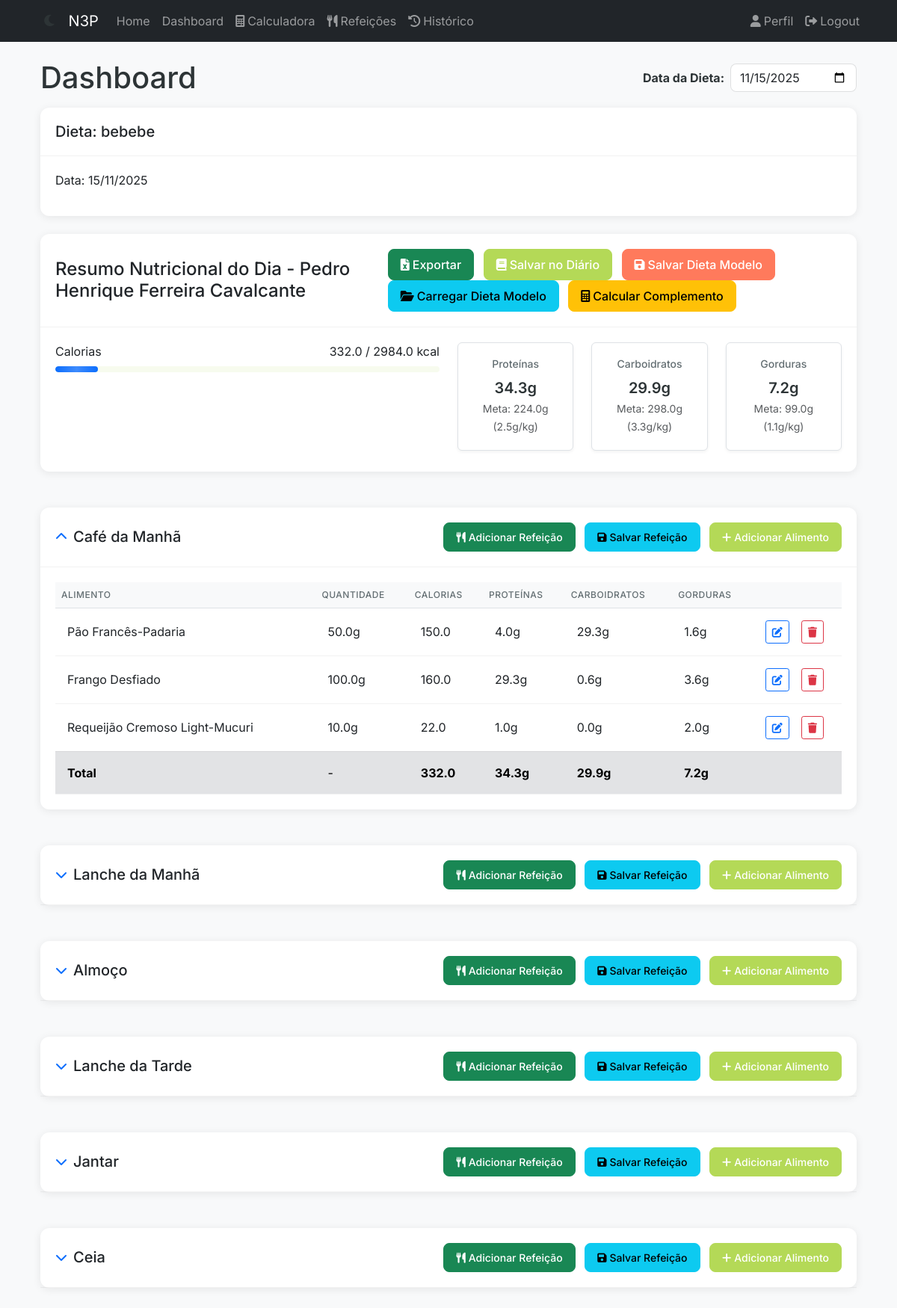
/dashboard (signed in), run on the app's committed database.
### app/models/diet.py (models this page shows, shortened)
class Diet(db.Model):
    __tablename__ = "diets"
    id = db.Column(db.Integer, primary_key=True)
    name = db.Column(db.String(100), nullable=False)
    user_id = db.Column(db.Integer, db.ForeignKey("users.id"), nullable=False)
    date = db.Column(db.Date, nullable=True)  # NULL = dieta modelo, com valor = dieta do dia
    created_at = db.Column(db.DateTime, nullable=False, default=datetime.utcnow)
    updated_at = db.Column(db.DateTime, nullable=False, default=datetime.utcnow, onupdate=datetime.utcnow)
    meals_data = db.Column(db.JSON, nullable=True)
    __table_args__ = (db.UniqueConstraint("user_id", "date", name="unique_user_diet_date"),)

### app/models/user.py (models this page shows, shortened)
class User(UserMixin, db.Model):
    __tablename__ = "users"
    id = db.Column(db.Integer, primary_key=True)
    username = db.Column(db.String(80), unique=True, nullable=False)
    email = db.Column(db.String(120), unique=True, nullable=False)
    password_hash = db.Column(db.String(128))
    created_at = db.Column(db.DateTime, default=datetime.utcnow)
    updated_at = db.Column(db.DateTime, default=datetime.utcnow, onupdate=datetime.utcnow)
    nome = db.Column(db.String(100), nullable=False)
    idade = db.Column(db.Integer, nullable=False)
    altura = db.Column(db.Float, nullable=False)  # altura em metros
    peso = db.Column(db.Float, nullable=False)  # peso em kg
    sexo = db.Column(
        db.String(1), nullable=False
    )  # 'M' para masculino, 'F' para feminino
    fator_atividade = db.Column(db.String(20), nullable=False)
    objetivo = db.Column(db.String(50), nullable=False)
    admin = db.Column(db.Boolean, nullable=False, default=False)
    calories_goal = db.Column(db.Float, nullable=True)
    proteins_goal = db.Column(db.Float, nullable=True)
    carbs_goal = db.Column(db.Float, nullable=True)
    fats_goal = db.Column(db.Float, nullable=True)
    diets = db.relationship("Diet", lazy=True)

### app/blueprints/main/routes.py (the view)
@bp.route("/dashboard")
@login_required
def dashboard():
    from datetime import date, datetime
    date_str = request.args.get("date")
    if date_str:
        try:
            selected_date = datetime.strptime(date_str, "%Y-%m-%d").date()
        except ValueError:
            selected_date = date.today()
    else:
        selected_date = date.today()
    diary_for_date = (
        Diet.query.filter_by(user_id=current_user.id, date=selected_date)
        .first()
    )
    saved_diets = (
        Diet.query.filter_by(user_id=current_user.id, date=None)
        .order_by(Diet.created_at.desc())
        .all()
    )
    today = date.today()
    daily_totals = {"calories": 0, "proteins": 0, "carbs": 0, "fats": 0}
    user_goals = {
        "calories": current_user.calories_goal or 0,
        "proteins": current_user.proteins_goal or 0,
        "carbs": current_user.carbs_goal or 0,
        "fats": current_user.fats_goal or 0,
    }
    meals = {}
    meal_totals = {}
    for y in MEAL_TYPES.keys():
        meal_totals[y] = {}
        for x in MACRO_TYPES.keys():
            meal_totals[y][x] = 0
    if diary_for_date and diary_for_date.meals_data:
        meals = diary_for_date.meals_data or {}
        for meal_type, foods in meals.items():
            for food in foods:
                daily_totals["calories"] += float(food.get("calories", 0))
                daily_totals["proteins"] += float(food.get("proteins", 0))
                daily_totals["carbs"] += float(food.get("carbs", 0))
                daily_totals["fats"] += float(food.get("fats", 0))
                if meal_type in meal_totals:
                    meal_totals[meal_type]["calories"] += float(food.get("calories", 0))
                    meal_totals[meal_type]["proteins"] += float(food.get("proteins", 0))
                    meal_totals[meal_type]["carbs"] += float(food.get("carbs", 0))
                    meal_totals[meal_type]["fats"] += float(food.get("fats", 0))
    return render_template(
        "main/dashboard.html",
        title="Dashboard",
        diet=diary_for_date,  # Pode ser None se não houver diário para a data
        meal_types=MEAL_TYPES,
        daily_totals=daily_totals,
        user_goals=user_goals,
        meals=meals,
        meal_totals=meal_totals,
        saved_diets=saved_diets,
        today=selected_date,  # Usa a data selecionada (pode ser hoje ou outra data)
    )

### app/__init__.py (called while the page is built)
def create_app(config_class=Config):
    app = Flask(__name__)
    app.config.from_object(config_class)
    db.init_app(app)
    migrate.init_app(app, db)
    login.init_app(app)
    register_blueprints(app)
    from app.models import User
    @login.user_loader
    def load_user(id):
        return User.query.get(int(id))
    return app

### app/templates/main/dashboard.html (shortened to what this page needs)
{% extends "base.html" %} {% from "macros/forms.html" import render_food_row %}
{% block title %}Dashboard - N3P{% endblock %} {% block content %}
<div class="container mt-4">
  <div class="d-flex justify-content-between align-items-center mb-3">
    <h1 class="mb-0">Dashboard</h1>
    <div class="d-flex align-items-center gap-2">
      <label for="dietDate" class="mb-0 fw-bold">Data da Dieta:</label>
      <input
        type="date"
        id="dietDate"
        class="form-control"
        style="width: auto;"
        value="{{ today.strftime('%Y-%m-%d') if today else '' }}"
        onchange="changeDate(this.value)"
      />
    </div>
  </div>
  {% if diet %}
  <div class="card mb-4">
    <div class="card-header">
      <h5 class="mb-0">Dieta: {{ diet.name }}</h5>
    </div>
    <div class="card-body">
      <p>Data: {{ diet.date.strftime('%d/%m/%Y') if diet.date else diet.created_at.strftime('%d/%m/%Y') }}</p>
    </div>
  </div>
  {% else %}
  <div class="alert alert-info">
    Você ainda não tem nenhuma dieta cadastrada para esta data.
  </div>
  {% endif %}
  <div class="row mb-4">
    <div class="col-md-12">
      <div class="card">
        <div
          class="card-header d-flex justify-content-between align-items-center"
        >
          <h4 class="mb-0">
            Resumo Nutricional do Dia - {{ current_user.nome }}
          </h4>
          <div>
            <button
              class="btn btn-success me-2"
              onclick="exportToExcel()"
              title="Exportar para Excel"
            >
              <i class="fas fa-file-excel me-1"></i>Exportar
            </button>
            <button
              class="btn btn-primary me-2"
              data-bs-toggle="modal"
              data-bs-target="#saveDailyDietModal"
            >
              <i class="fas fa-book me-1"></i>Salvar no Diário
            </button>
            <button
              class="btn btn-secondary me-2"
              data-bs-toggle="modal"
              data-bs-target="#saveDietModal"
            >
              <i class="fas fa-save me-1"></i>Salvar Dieta Modelo
            </button>
            <button
              class="btn btn-info me-2"
              data-bs-toggle="modal"
              data-bs-target="#loadDietModal"
            >
              <i class="fas fa-folder-open me-1"></i>Carregar Dieta Modelo
            </button>
            <button
              class="btn btn-warning me-2"
              data-bs-toggle="modal"
              data-bs-target="#calculatorModal"
              onclick="document.getElementById('calculatorFrame').contentWindow.importComplement()"
            >
              <i class="fas fa-calculator me-1"></i>Calcular Complemento
            </button>
          </div>
        </div>
        <div class="card-body">
          <div class="row">
            <div class="col-md-6">
              <div class="progress-wrapper mb-3">
                <div
                  class="d-flex justify-content-between align-items-center mb-1"
                >
                  <span>Calorias</span>
                  <span>
                  </span>
                </div>
                <div class="progress">
                  <div
                    class="progress-bar bg-primary"
                    role="progressbar"
                    style="width: {% if user_goals.calories > 0 %}{{ [100, (daily_totals.calories / user_goals.calories * 100)|round]|min }}{% else %}0{% endif %}%"
                  ></div>
                </div>
              </div>
            </div>
            <div class="col-md-6">
              <div class="row">
                <div class="col-md-4">
                  <div class="nutrient-box text-center p-2 rounded mb-2">
                    <h6>Proteínas</h6>
                    <p class="mb-0">
                    </p>
                    <small class="text-muted"
                      >Meta:
                      <span id="user-goals-proteins"
                        >{{ "%.1f"|format(user_goals.proteins) }}</span
                      >g (<span
                        >{{ "%.1f"|format(user_goals.proteins/current_user.peso)
                        }}</span
                      >g/kg)
                    </small>
                  </div>
                </div>
                <div class="col-md-4">
                  <div class="nutrient-box text-center p-2 rounded mb-2">
                    <h6>Carboidratos</h6>
                    <p class="mb-0">
                    </p>
                    <small class="text-muted"
                      >Meta:
                      <span id="user-goals-carbs"
                        >{{ "%.1f"|format(user_goals.carbs) }}</span
                      >g (<span
                        >{{ "%.1f"|format(user_goals.carbs/current_user.peso)
                        }}</span
                      >g/kg)
                    </small>
                  </div>
                </div>
                <div class="col-md-4">
                  <div class="nutrient-box text-center p-2 rounded mb-2">
                    <h6>Gorduras</h6>
                    <p class="mb-0">
                    </p>
                    <small class="text-muted"
                      >Meta:
                      <span id="user-goals-fats"
                        >{{ "%.1f"|format(user_goals.fats) }}</span
                      >g (<span
                        >{{ "%.1f"|format(user_goals.fats/current_user.peso)
                        }}</span
                      >g/kg)
                    </small>
                  </div>
                </div>
              </div>
            </div>
          </div>
        </div>
      </div>
    </div>
  </div>
  {% for meal_type, meal_name in meal_types.items() %}
  <div class="row mb-4">
    <div class="col-md-12">
      <div class="card">
        <div
          class="card-header d-flex justify-content-between align-items-center"
        >
          <div class="d-flex align-items-center">
            <button
              class="btn btn-link p-0 me-2 expand-btn"
              onclick="toggleMealSection('{{ meal_type }}')"
            >
              <i class="fas {% if meals and meals.get(meal_type) and meals[meal_type]|length > 0 %}fa-chevron-up{% else %}fa-chevron-down{% endif %}"></i>
            </button>
            <h5 class="mb-0">{{ meal_name }}</h5>
          </div>
          <div>
            <button
              class="btn btn-success btn-sm me-2"
              data-bs-toggle="modal"
              data-bs-target="#mealTemplateModal-{{ meal_type }}"
            >
              <i class="fas fa-utensils me-1"></i>Adicionar Refeição
            </button>
            <button
              class="btn btn-info btn-sm me-2"
              data-bs-toggle="modal"
              data-bs-target="#saveMealModal-{{ meal_type }}"
            >
              <i class="fas fa-save me-1"></i>Salvar Refeição
            </button>
            <button
              class="btn btn-primary btn-sm"
              onclick="Food.createFoodRow(null, '{{ meal_type }}')"
            >
              <i class="fas fa-plus me-1"></i>Adicionar Alimento
            </button>
          </div>
        </div>
        <div
          class="card-body meal-content"
          id="{{ meal_type }}-content"
          style="{% if meals and meals.get(meal_type) and meals[meal_type]|length > 0 %}display: block;{% else %}display: none;{% endif %}"
        >
          <div class="table-responsive">
            <table class="table table-hover">
              <thead>
                <tr>
                  <th>Alimento</th>
                  <th>Quantidade</th>
                  <th>Calorias</th>
                  <th>Proteínas</th>
                  <th>Carboidratos</th>
                  <th>Gorduras</th>
                  <th style="width: 80px"></th>
                </tr>
              </thead>
              <tbody id="{{ meal_type }}-foods">
                {% if meals and meals.get(meal_type) %}
                  {% for food in meals[meal_type] %}
                    {{ render_food_row(food) }}
                  {% endfor %}
                {% endif %}
              </tbody>
              <tfoot>
                <tr class="table-secondary">
                  <td><strong>Total</strong></td>
                  <td>-</td>
                  <td>
                    <strong
                      >{{ "%.1f"|format(meal_totals[meal_type].calories)
                      }}</strong
                    >
                  </td>
                  <td>
                    <strong
                      >{{ "%.1f"|format(meal_totals[meal_type].proteins)
                      }}g</strong
                    >
                  </td>
                  <td>
                    <strong
                      >{{ "%.1f"|format(meal_totals[meal_type].carbs)
                      }}g</strong
                    >
                  </td>
                  <td>
                    <strong
                      >{{ "%.1f"|format(meal_totals[meal_type].fats) }}g</strong
                    >
                  </td>
                  <td></td>
                </tr>
              </tfoot>
            </table>
          </div>
        </div>
      </div>
    </div>
  </div>
  {% endfor %}
</div>
{% endblock %} {% block extra_css %}
<link
  rel="stylesheet"
  href="{{ url_for('static', filename='css/dashboard.css') }}"
/>
 {% endblock %}

### app/static/css/theme.css (style rules this page uses)
:root { --primary-color: #b4d957; --primary-light: #d4e9a5; --primary-dark: #9fc748; --secondary-color: #ff7f6b; --secondary-dark: #ff6b54; --bg-color: #ffffff; --bg-secondary: #f8f9fa; --text-color: #212529; --text-muted: #6c757d; --border-color: #dee2e6; --shadow-sm: 0 2px 4px rgba(0, 0, 0, 0.05); --shadow-md: 0 4px 6px rgba(0, 0, 0, 0.1); --shadow-lg: 0 6px 20px rgba(0, 0, 0, 0.1); --card-bg: #ffffff; --input-bg: #ffffff; --border-radius: 0.5rem; --transition: all 0.3s ease; --scale: scale(1.02); --scale-btn: scale(1.05); }
body { background-color: var(--bg-color); color: var(--text-color); font-family: "Inter", -apple-system, BlinkMacSystemFont, sans-serif; line-height: 1.5; margin: 0; padding: 0; transition: background-color 0.3s ease, color 0.3s ease; }
.card { background: var(--card-bg); border-radius: var(--border-radius); border: none; box-shadow: var(--shadow-sm); transition: var(--transition); margin-bottom: 1.5rem; }
.card-header { background: transparent; border-bottom: 1px solid var(--border-color); padding: 1.25rem; }
.card-body { padding: 1.25rem; }
.btn { border-radius: var(--border-radius); font-weight: 500; padding: 0.5rem 1rem; transition: var(--transition); position: relative; overflow: hidden; }
.btn-primary { background-color: var(--primary-color); border-color: var(--primary-color); }
.btn-secondary { background-color: var(--secondary-color); border-color: var(--secondary-color); }
.form-control { border-radius: var(--border-radius); border: 1px solid var(--border-color); padding: 0.375rem 0.75rem; height: auto; transition: var(--transition); background-color: var(--input-bg); }
.table { margin-bottom: 0; }
.table th { border-top: none; color: var(--text-muted); font-weight: 500; text-transform: uppercase; font-size: 0.75rem; letter-spacing: 0.5px; }
.table td { vertical-align: middle; padding: 1rem; border-color: var(--border-color); }
.progress { background-color: rgba(180, 217, 87, 0.1); border-radius: 100px; height: 0.5rem; margin: 0.5rem 0; overflow: hidden; }
.progress-bar { background-color: var(--primary-color); border-radius: 100px; transition: width 1s ease; }

### app/static/css/auth.css (style rules this page uses)
.progress { background-color: rgba(0, 0, 0, 0.1); border-radius: 1rem; overflow: hidden; height: 8px; }
.progress-bar { transition: width 1s ease-out; }

### data on the page
Diet: name "bebebe", date "15/11/2025"
User: nome "Pedro Henrique Ferreira Cavalcante", proteins "224.0", user_goals.proteins/current_user.peso "2.5", carbs "298.0", user_goals.carbs/current_user.peso "3.3", fats "99.0", user_goals.fats/current_user.peso "1.1"

### other printed values
{{ meal_name }} "Café da Manhã" "Lanche da Manhã" "Almoço" "Lanche da Tarde" "Jantar" "Ceia"
{{ food.food_code }} "Pão Francês-Padaria" "Frango Desfiado" "Requeijão Cremoso Light-Mucuri"
{{ "%.1f"|format(food.quantity|float) }} "50.0" "100.0" "10.0"
{{ "%.1f"|format(food.calories|float) }} "150.0" "160.0" "22.0"
{{ "%.1f"|format(food.proteins|float) }} "4.0" "29.3" "1.0"
{{ "%.1f"|format(food.carbs|float) }} "29.3" "0.6" "0.0"
{{ "%.1f"|format(food.fats|float) }} "1.6" "3.6" "2.0"
{{ "%.1f"|format(meal_totals[meal_type].calories) }} "332.0"
